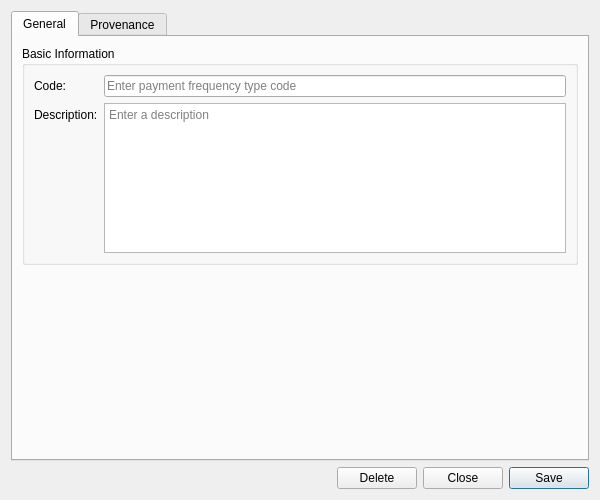
<?xml version="1.0" encoding="UTF-8"?>
<ui version="4.0">
 <class>PaymentFrequencyTypeDetailDialog</class>
 <widget class="QWidget" name="PaymentFrequencyTypeDetailDialog">
  <property name="geometry">
   <rect>
    <x>0</x>
    <y>0</y>
    <width>600</width>
    <height>500</height>
   </rect>
  </property>
  <property name="sizePolicy">
   <sizepolicy hsizetype="Preferred" vsizetype="Preferred">
    <horstretch>0</horstretch>
    <verstretch>0</verstretch>
   </sizepolicy>
  </property>
  <property name="minimumSize">
   <size>
    <width>600</width>
    <height>500</height>
   </size>
  </property>
  <property name="windowTitle">
   <string>Payment Frequency Type Details</string>
  </property>
  <layout class="QVBoxLayout" name="verticalLayout">
   <item>
    <widget class="QTabWidget" name="tabWidget">
     <property name="currentIndex"><number>0</number></property>
     <widget class="QWidget" name="generalTab">
      <attribute name="title"><string>General</string></attribute>
      <layout class="QVBoxLayout" name="generalLayout">
       <item>
        <widget class="QGroupBox" name="basicInfoGroup">
         <property name="title">
          <string>Basic Information</string>
         </property>
         <layout class="QFormLayout" name="formLayout">
          <item row="0" column="0">
           <widget class="QLabel" name="labelCode">
            <property name="text">
             <string>Code:</string>
            </property>
           </widget>
          </item>
          <item row="0" column="1">
           <widget class="QLineEdit" name="codeEdit">
            <property name="placeholderText">
             <string>Enter payment frequency type code</string>
            </property>
           </widget>
          </item>
          <item row="1" column="0">
           <widget class="QLabel" name="labelDescription">
            <property name="text">
             <string>Description:</string>
            </property>
           </widget>
          </item>
          <item row="1" column="1">
           <widget class="QPlainTextEdit" name="descriptionEdit">
            <property name="minimumSize">
             <size>
              <width>0</width>
              <height>80</height>
             </size>
            </property>
            <property name="maximumSize">
             <size>
              <width>16777215</width>
              <height>150</height>
             </size>
            </property>
            <property name="placeholderText">
             <string>Enter a description</string>
            </property>
           </widget>
          </item>
         </layout>
        </widget>
       </item>
       <item>
        <spacer name="verticalSpacer">
         <property name="orientation">
          <enum>Qt::Vertical</enum>
         </property>
         <property name="sizeHint" stdset="0">
          <size>
           <width>20</width>
           <height>40</height>
          </size>
         </property>
        </spacer>
       </item>
      </layout>
     </widget>
     <widget class="QWidget" name="provenanceTab">
      <attribute name="title"><string>Provenance</string></attribute>
      <layout class="QVBoxLayout" name="provenanceTabLayout">
       <item>
        <widget class="ores::qt::ProvenanceWidget" name="provenanceWidget" native="true"/>
       </item>
      </layout>
     </widget>
    </widget>
   </item>
   <item>
    <layout class="QHBoxLayout" name="buttonLayout">
     <item>
      <spacer name="horizontalSpacer">
       <property name="orientation">
        <enum>Qt::Horizontal</enum>
       </property>
       <property name="sizeHint" stdset="0">
        <size>
         <width>40</width>
         <height>20</height>
        </size>
       </property>
      </spacer>
     </item>
     <item>
      <widget class="QPushButton" name="deleteButton">
       <property name="text">
        <string>Delete</string>
       </property>
      </widget>
     </item>
     <item>
      <widget class="QPushButton" name="closeButton">
       <property name="text">
        <string>Close</string>
       </property>
      </widget>
     </item>
     <item>
      <widget class="QPushButton" name="saveButton">
       <property name="text">
        <string>Save</string>
       </property>
       <property name="default">
        <bool>true</bool>
       </property>
      </widget>
     </item>
    </layout>
   </item>
  </layout>
 </widget>
 <customwidgets>
  <customwidget>
   <class>ores::qt::ProvenanceWidget</class>
   <extends>QWidget</extends>
   <header>ores.qt/ProvenanceWidget.hpp</header>
  </customwidget>
 </customwidgets>
 <resources/>
 <connections/>
</ui>
